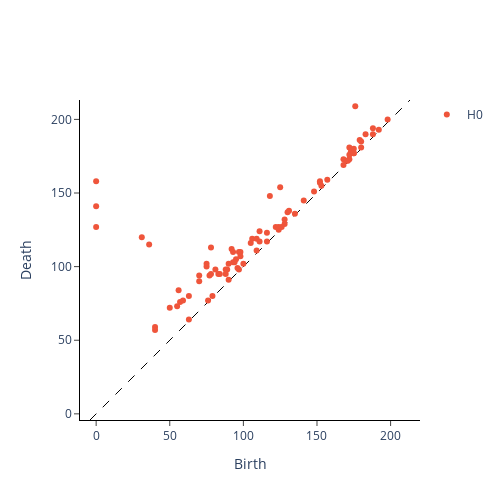
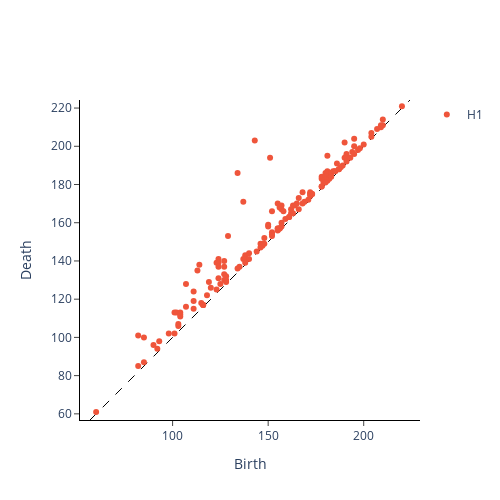
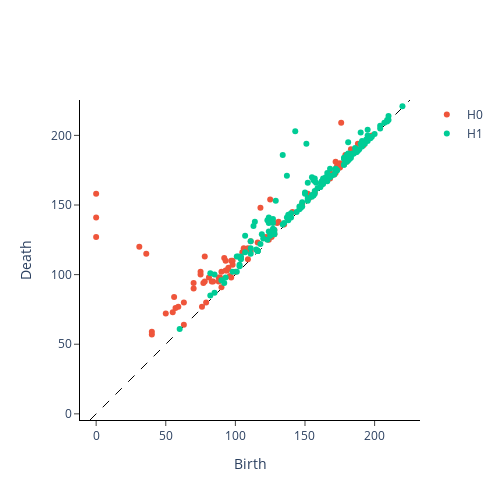
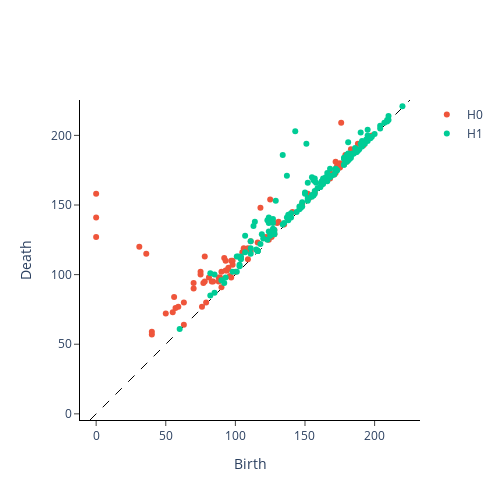

The cell these charts' notebook holds for them, in order:
### Code cell
fig1 = plot_diagram(diagram0_train[0]) 
fig1.show()

fig2 = plot_diagram(diagram1_train[0])
fig2.show()

fig3 = plot_diagram(diagrams_train[0])
fig3.show()

fig4 = plot_diagram(diagram_sample[0])
fig4.show()

### Figure 1 — Plotly figure (JSON) as saved in the notebook; plotly's stock layout.template omitted (floating-point values rounded to 4 significant figures)
{"data": [{"hoverinfo": "none", "line": {"color": "black", "dash": "dash", "width": 1}, "mode": "lines", "showlegend": false, "type": "scatter", "x": [-4.18, 213.2], "y": [-4.18, 213.2]}, {"hoverinfo": "text", "hovertext": ["(0.0, 158.0)", "(0.0, 141.0)", "(0.0, 127.0)", "(31.0, 120.0)", "(36.0, 115.0)", "(78.0, 113.0)", "(176.0, 209.0)", "(118.0, 148.0)", "(125.0, 154.0)", "(56.0, 84.0)", "(75.0, 102.0)", "(75.0, 100.0)", "(70.0, 94.0)", "(50.0, 72.0)", "(70.0, 90.0)", "(92.0, 112.0)", "(57.0, 76.0)", "(40.0, 59.0)", "(55.0, 73.0)", "(59.0, 77.0)", "(40.0, 57.0)", "(93.0, 110.0)", "(81.0, 98.0)", "(63.0, 80.0)", "(77.0, 94.0)", "(78.0, 95.0)", "(97.0, 110.0)", "(106.0, 119.0)", "(111.0, 124.0)", "(83.0, 95.0)", "(90.0, 102.0)", "(98.0, 110.0)", "(105.0, 116.0)", "(84.0, 95.0)", "(88.0, 98.0)", "(93.0, 103.0)", "(95.0, 105.0)", "(109.0, 119.0)", "(172.0, 181.0)", "(94.0, 103.0)", "(98.0, 107.0)", "(89.0, 98.0)", "(130.0, 137.0)", "(88.0, 95.0)", "(179.0, 186.0)", "(131.0, 138.0)", "(116.0, 123.0)", "(183.0, 190.0)", "(111.0, 117.0)", "(188.0, 194.0)", "(152.0, 158.0)", "(173.0, 178.0)", "(180.0, 185.0)", "(122.0, 127.0)", "(152.0, 157.0)", "(168.0, 173.0)", "(175.0, 180.0)", "(172.0, 176.0)", "(128.0, 132.0)", "(141.0, 145.0)", "(148.0, 151.0)", "(96.0, 99.0)", "(124.0, 127.0)", "(157.0, 159.0)", "(100.0, 102.0)", "(188.0, 190.0)", "(175.0, 177.0), multiplicity: 2", "(109.0, 111.0)", "(153.0, 155.0)", "(170.0, 172.0)", "(175.0, 177.0), multiplicity: 2", "(198.0, 200.0)", "(192.0, 193.0)", "(90.0, 91.0)", "(168.0, 169.0)", "(124.0, 125.0)", "(79.0, 80.0)", "(128.0, 129.0)", "(76.0, 77.0)", "(172.0, 173.0)", "(97.0, 98.0)", "(171.0, 172.0)", "(116.0, 117.0)", "(126.0, 127.0)", "(63.0, 64.0)", "(135.0, 136.0)", "(180.0, 181.0)"], "mode": "markers", "name": "H0", "type": "scatter", "x": [0, 0, 0, 31, 36, 78, 176, 118, 125, 56, 75, 75, 70, 50, 70, 92, 57, 40, 55, 59, 40, 93, 81, 63, 77, 78, 97, 106, 111, 83, 90, 98, 105, 84, 88, 93, 95, 109, 172, 94, 98, 89, 130, 88, 179, 131, 116, 183, 111, 188, 152, 173, 180, 122, 152, 168, 175, 172, 128, 141, 148, 96, 124, 157, 100, 188, 175, 109, 153, 170, 175, 198, 192, 90, 168, 124, 79, 128, 76, 172, 97, 171, 116, 126, 63, 135, 180], "y": [158, 141, 127, 120, 115, 113, 209, 148, 154, 84, 102, 100, 94, 72, 90, 112, 76, 59, 73, 77, 57, 110, 98, 80, 94, 95, 110, 119, 124, 95, 102, 110, 116, 95, 98, 103, 105, 119, 181, 103, 107, 98, 137, 95, 186, 138, 123, 190, 117, 194, 158, 178, 185, 127, 157, 173, 180, 176, 132, 145, 151, 99, 127, 159, 102, 190, 177, 111, 155, 172, 177, 200, 193, 91, 169, 125, 80, 129, 77, 173, 98, 172, 117, 127, 64, 136, 181]}], "layout": {"height": 500, "plot_bgcolor": "white", "width": 500, "xaxis": {"autorange": false, "domain": [0, 1], "exponentformat": "e", "linecolor": "black", "linewidth": 1, "mirror": false, "range": [-10.63, 219.6], "showexponent": "all", "showline": true, "side": "bottom", "ticks": "outside", "title": {"text": "Birth"}, "type": "linear", "zeroline": true}, "yaxis": {"autorange": false, "domain": [0, 1], "exponentformat": "e", "linecolor": "black", "linewidth": 1, "mirror": false, "range": [-4.18, 213.2], "scaleanchor": "x", "scaleratio": 1, "showexponent": "all", "showline": true, "side": "left", "ticks": "outside", "title": {"text": "Death"}, "type": "linear", "zeroline": true}}}

### Figure 2 — Plotly figure (JSON) as saved in the notebook; plotly's stock layout.template omitted (floating-point values rounded to 4 significant figures; data arrays with more than 128 entries replaced by an {"elided": "..."} marker saying what was removed)
{"data": [{"hoverinfo": "none", "line": {"color": "black", "dash": "dash", "width": 1}, "mode": "lines", "showlegend": false, "type": "scatter", "x": [56.78, 224.2], "y": [56.78, 224.2]}, {"hoverinfo": "text", "hovertext": {"elided": "155 str values"}, "mode": "markers", "name": "H1", "type": "scatter", "x": {"elided": "155 int values"}, "y": {"elided": "155 int values"}}], "layout": {"height": 500, "plot_bgcolor": "white", "width": 500, "xaxis": {"autorange": false, "domain": [0, 1], "exponentformat": "e", "linecolor": "black", "linewidth": 1, "mirror": false, "range": [51.81, 229.2], "showexponent": "all", "showline": true, "side": "bottom", "ticks": "outside", "title": {"text": "Birth"}, "type": "linear", "zeroline": true}, "yaxis": {"autorange": false, "domain": [0, 1], "exponentformat": "e", "linecolor": "black", "linewidth": 1, "mirror": false, "range": [56.78, 224.2], "scaleanchor": "x", "scaleratio": 1, "showexponent": "all", "showline": true, "side": "left", "ticks": "outside", "title": {"text": "Death"}, "type": "linear", "zeroline": true}}}

### Figure 3 — Plotly figure (JSON) as saved in the notebook; plotly's stock layout.template omitted (floating-point values rounded to 4 significant figures; data arrays with more than 128 entries replaced by an {"elided": "..."} marker saying what was removed)
{"data": [{"hoverinfo": "none", "line": {"color": "black", "dash": "dash", "width": 1}, "mode": "lines", "showlegend": false, "type": "scatter", "x": [-4.42, 225.4], "y": [-4.42, 225.4]}, {"hoverinfo": "text", "hovertext": ["(0.0, 158.0)", "(0.0, 141.0)", "(0.0, 127.0)", "(31.0, 120.0)", "(36.0, 115.0)", "(78.0, 113.0)", "(176.0, 209.0)", "(118.0, 148.0)", "(125.0, 154.0)", "(56.0, 84.0)", "(75.0, 102.0)", "(75.0, 100.0)", "(70.0, 94.0)", "(50.0, 72.0)", "(70.0, 90.0)", "(92.0, 112.0)", "(57.0, 76.0)", "(40.0, 59.0)", "(55.0, 73.0)", "(59.0, 77.0)", "(40.0, 57.0)", "(93.0, 110.0)", "(81.0, 98.0)", "(63.0, 80.0)", "(77.0, 94.0)", "(78.0, 95.0)", "(97.0, 110.0)", "(106.0, 119.0)", "(111.0, 124.0)", "(83.0, 95.0)", "(90.0, 102.0)", "(98.0, 110.0)", "(105.0, 116.0)", "(84.0, 95.0)", "(88.0, 98.0)", "(93.0, 103.0)", "(95.0, 105.0)", "(109.0, 119.0)", "(172.0, 181.0)", "(94.0, 103.0)", "(98.0, 107.0)", "(89.0, 98.0)", "(130.0, 137.0)", "(88.0, 95.0)", "(179.0, 186.0)", "(131.0, 138.0)", "(116.0, 123.0)", "(183.0, 190.0)", "(111.0, 117.0)", "(188.0, 194.0)", "(152.0, 158.0)", "(173.0, 178.0)", "(180.0, 185.0)", "(122.0, 127.0)", "(152.0, 157.0)", "(168.0, 173.0)", "(175.0, 180.0)", "(172.0, 176.0)", "(128.0, 132.0)", "(141.0, 145.0)", "(148.0, 151.0)", "(96.0, 99.0)", "(124.0, 127.0)", "(157.0, 159.0)", "(100.0, 102.0)", "(188.0, 190.0)", "(175.0, 177.0), multiplicity: 2", "(109.0, 111.0)", "(153.0, 155.0)", "(170.0, 172.0)", "(175.0, 177.0), multiplicity: 2", "(198.0, 200.0)", "(192.0, 193.0)", "(90.0, 91.0)", "(168.0, 169.0)", "(124.0, 125.0)", "(79.0, 80.0)", "(128.0, 129.0)", "(76.0, 77.0)", "(172.0, 173.0)", "(97.0, 98.0)", "(171.0, 172.0)", "(116.0, 117.0)", "(126.0, 127.0)", "(63.0, 64.0)", "(135.0, 136.0)", "(180.0, 181.0)"], "mode": "markers", "name": "H0", "type": "scatter", "x": [0, 0, 0, 31, 36, 78, 176, 118, 125, 56, 75, 75, 70, 50, 70, 92, 57, 40, 55, 59, 40, 93, 81, 63, 77, 78, 97, 106, 111, 83, 90, 98, 105, 84, 88, 93, 95, 109, 172, 94, 98, 89, 130, 88, 179, 131, 116, 183, 111, 188, 152, 173, 180, 122, 152, 168, 175, 172, 128, 141, 148, 96, 124, 157, 100, 188, 175, 109, 153, 170, 175, 198, 192, 90, 168, 124, 79, 128, 76, 172, 97, 171, 116, 126, 63, 135, 180], "y": [158, 141, 127, 120, 115, 113, 209, 148, 154, 84, 102, 100, 94, 72, 90, 112, 76, 59, 73, 77, 57, 110, 98, 80, 94, 95, 110, 119, 124, 95, 102, 110, 116, 95, 98, 103, 105, 119, 181, 103, 107, 98, 137, 95, 186, 138, 123, 190, 117, 194, 158, 178, 185, 127, 157, 173, 180, 176, 132, 145, 151, 99, 127, 159, 102, 190, 177, 111, 155, 172, 177, 200, 193, 91, 169, 125, 80, 129, 77, 173, 98, 172, 117, 127, 64, 136, 181]}, {"hoverinfo": "text", "hovertext": {"elided": "155 str values"}, "mode": "markers", "name": "H1", "type": "scatter", "x": {"elided": "155 int values"}, "y": {"elided": "155 int values"}}], "layout": {"height": 500, "plot_bgcolor": "white", "width": 500, "xaxis": {"autorange": false, "domain": [0, 1], "exponentformat": "e", "linecolor": "black", "linewidth": 1, "mirror": false, "range": [-11.24, 232.2], "showexponent": "all", "showline": true, "side": "bottom", "ticks": "outside", "title": {"text": "Birth"}, "type": "linear", "zeroline": true}, "yaxis": {"autorange": false, "domain": [0, 1], "exponentformat": "e", "linecolor": "black", "linewidth": 1, "mirror": false, "range": [-4.42, 225.4], "scaleanchor": "x", "scaleratio": 1, "showexponent": "all", "showline": true, "side": "left", "ticks": "outside", "title": {"text": "Death"}, "type": "linear", "zeroline": true}}}

### Figure 4 — Plotly figure (JSON) as saved in the notebook; plotly's stock layout.template omitted (floating-point values rounded to 4 significant figures; data arrays with more than 128 entries replaced by an {"elided": "..."} marker saying what was removed)
{"data": [{"hoverinfo": "none", "line": {"color": "black", "dash": "dash", "width": 1}, "mode": "lines", "showlegend": false, "type": "scatter", "x": [-4.42, 225.4], "y": [-4.42, 225.4]}, {"hoverinfo": "text", "hovertext": ["(0.0, 158.0)", "(0.0, 141.0)", "(0.0, 127.0)", "(31.0, 120.0)", "(36.0, 115.0)", "(78.0, 113.0)", "(176.0, 209.0)", "(118.0, 148.0)", "(125.0, 154.0)", "(56.0, 84.0)", "(75.0, 102.0)", "(75.0, 100.0)", "(70.0, 94.0)", "(50.0, 72.0)", "(70.0, 90.0)", "(92.0, 112.0)", "(57.0, 76.0)", "(40.0, 59.0)", "(55.0, 73.0)", "(59.0, 77.0)", "(40.0, 57.0)", "(93.0, 110.0)", "(81.0, 98.0)", "(63.0, 80.0)", "(77.0, 94.0)", "(78.0, 95.0)", "(97.0, 110.0)", "(106.0, 119.0)", "(111.0, 124.0)", "(83.0, 95.0)", "(90.0, 102.0)", "(98.0, 110.0)", "(105.0, 116.0)", "(84.0, 95.0)", "(88.0, 98.0)", "(93.0, 103.0)", "(95.0, 105.0)", "(109.0, 119.0)", "(172.0, 181.0)", "(94.0, 103.0)", "(98.0, 107.0)", "(89.0, 98.0)", "(130.0, 137.0)", "(88.0, 95.0)", "(179.0, 186.0)", "(131.0, 138.0)", "(116.0, 123.0)", "(183.0, 190.0)", "(111.0, 117.0)", "(188.0, 194.0)", "(152.0, 158.0)", "(173.0, 178.0)", "(180.0, 185.0)", "(122.0, 127.0)", "(152.0, 157.0)", "(168.0, 173.0)", "(175.0, 180.0)", "(172.0, 176.0)", "(128.0, 132.0)", "(141.0, 145.0)", "(148.0, 151.0)", "(96.0, 99.0)", "(124.0, 127.0)", "(157.0, 159.0)", "(100.0, 102.0)", "(188.0, 190.0)", "(175.0, 177.0), multiplicity: 2", "(109.0, 111.0)", "(153.0, 155.0)", "(170.0, 172.0)", "(175.0, 177.0), multiplicity: 2", "(198.0, 200.0)", "(192.0, 193.0)", "(90.0, 91.0)", "(168.0, 169.0)", "(124.0, 125.0)", "(79.0, 80.0)", "(128.0, 129.0)", "(76.0, 77.0)", "(172.0, 173.0)", "(97.0, 98.0)", "(171.0, 172.0)", "(116.0, 117.0)", "(126.0, 127.0)", "(63.0, 64.0)", "(135.0, 136.0)", "(180.0, 181.0)"], "mode": "markers", "name": "H0", "type": "scatter", "x": [0, 0, 0, 31, 36, 78, 176, 118, 125, 56, 75, 75, 70, 50, 70, 92, 57, 40, 55, 59, 40, 93, 81, 63, 77, 78, 97, 106, 111, 83, 90, 98, 105, 84, 88, 93, 95, 109, 172, 94, 98, 89, 130, 88, 179, 131, 116, 183, 111, 188, 152, 173, 180, 122, 152, 168, 175, 172, 128, 141, 148, 96, 124, 157, 100, 188, 175, 109, 153, 170, 175, 198, 192, 90, 168, 124, 79, 128, 76, 172, 97, 171, 116, 126, 63, 135, 180], "y": [158, 141, 127, 120, 115, 113, 209, 148, 154, 84, 102, 100, 94, 72, 90, 112, 76, 59, 73, 77, 57, 110, 98, 80, 94, 95, 110, 119, 124, 95, 102, 110, 116, 95, 98, 103, 105, 119, 181, 103, 107, 98, 137, 95, 186, 138, 123, 190, 117, 194, 158, 178, 185, 127, 157, 173, 180, 176, 132, 145, 151, 99, 127, 159, 102, 190, 177, 111, 155, 172, 177, 200, 193, 91, 169, 125, 80, 129, 77, 173, 98, 172, 117, 127, 64, 136, 181]}, {"hoverinfo": "text", "hovertext": {"elided": "155 str values"}, "mode": "markers", "name": "H1", "type": "scatter", "x": {"elided": "155 int values"}, "y": {"elided": "155 int values"}}], "layout": {"height": 500, "plot_bgcolor": "white", "width": 500, "xaxis": {"autorange": false, "domain": [0, 1], "exponentformat": "e", "linecolor": "black", "linewidth": 1, "mirror": false, "range": [-11.24, 232.2], "showexponent": "all", "showline": true, "side": "bottom", "ticks": "outside", "title": {"text": "Birth"}, "type": "linear", "zeroline": true}, "yaxis": {"autorange": false, "domain": [0, 1], "exponentformat": "e", "linecolor": "black", "linewidth": 1, "mirror": false, "range": [-4.42, 225.4], "scaleanchor": "x", "scaleratio": 1, "showexponent": "all", "showline": true, "side": "left", "ticks": "outside", "title": {"text": "Death"}, "type": "linear", "zeroline": true}}}
